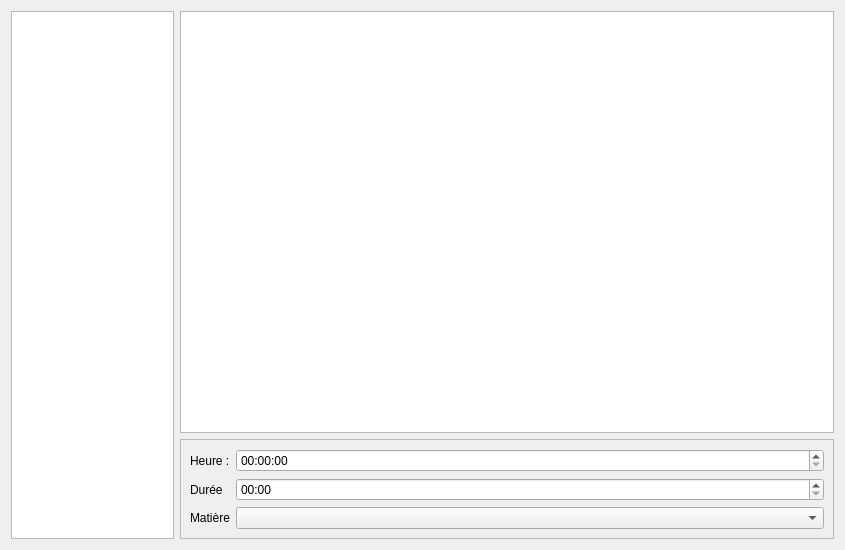
<?xml version="1.0" encoding="UTF-8"?>
<ui version="4.0">
 <class>TimetableManager</class>
 <widget class="QDialog" name="TimetableManager">
  <property name="geometry">
   <rect>
    <x>0</x>
    <y>0</y>
    <width>845</width>
    <height>550</height>
   </rect>
  </property>
  <property name="windowTitle">
   <string>Emploi du temps</string>
  </property>
  <layout class="QHBoxLayout" name="horizontalLayout" stretch="1,4">
   <item>
    <widget class="QListWidget" name="list_groups"/>
   </item>
   <item>
    <layout class="QVBoxLayout" name="verticalLayout_2">
     <property name="rightMargin">
      <number>0</number>
     </property>
     <item>
      <widget class="QGraphicsView" name="viewTable"/>
     </item>
     <item>
      <widget class="QScrollArea" name="scrollArea">
       <property name="maximumSize">
        <size>
         <width>16777215</width>
         <height>100</height>
        </size>
       </property>
       <property name="widgetResizable">
        <bool>true</bool>
       </property>
       <widget class="QWidget" name="scrollAreaWidgetContents">
        <property name="geometry">
         <rect>
          <x>0</x>
          <y>0</y>
          <width>653</width>
          <height>98</height>
         </rect>
        </property>
        <layout class="QFormLayout" name="formLayout">
         <item row="1" column="0">
          <widget class="QLabel" name="label">
           <property name="text">
            <string>Heure :</string>
           </property>
          </widget>
         </item>
         <item row="1" column="1">
          <widget class="QTimeEdit" name="timeEdit_hour"/>
         </item>
         <item row="2" column="0">
          <widget class="QLabel" name="label_2">
           <property name="text">
            <string>Durée</string>
           </property>
          </widget>
         </item>
         <item row="2" column="1">
          <widget class="QTimeEdit" name="timeEdit_duration">
           <property name="displayFormat">
            <string>HH:mm</string>
           </property>
          </widget>
         </item>
         <item row="3" column="0">
          <widget class="QLabel" name="label_3">
           <property name="text">
            <string>Matière</string>
           </property>
          </widget>
         </item>
         <item row="3" column="1">
          <widget class="QComboBox" name="comboBox_subjects"/>
         </item>
        </layout>
       </widget>
      </widget>
     </item>
    </layout>
   </item>
  </layout>
 </widget>
 <resources/>
 <connections/>
</ui>
